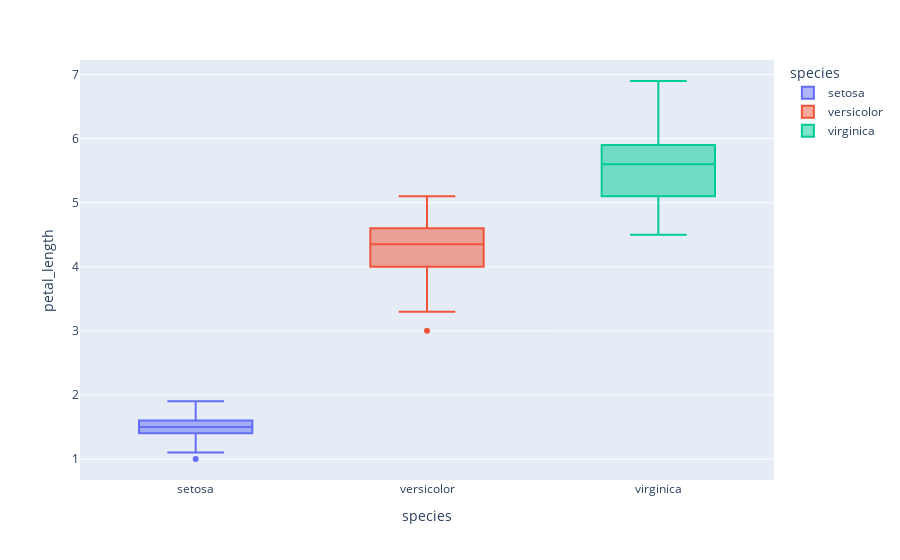

The notebook cell saved with this chart:
### Code cell
# 3. Relationship between species and petal_length using plotly
fig = px.box(df, x='species', y='petal_length', color='species')
fig.show()

### Figure 1 — Plotly figure (JSON) as saved in the notebook; plotly's stock layout.template omitted (floating-point values rounded to 4 significant figures)
{"data": [{"alignmentgroup": "True", "hovertemplate": "species=%{x}<br>petal_length=%{y}<extra></extra>", "legendgroup": "setosa", "marker": {"color": "#636efa"}, "name": "setosa", "notched": false, "offsetgroup": "setosa", "orientation": "v", "showlegend": true, "type": "box", "x": ["setosa", "setosa", "setosa", "setosa", "setosa", "setosa", "setosa", "setosa", "setosa", "setosa", "setosa", "setosa", "setosa", "setosa", "setosa", "setosa", "setosa", "setosa", "setosa", "setosa", "setosa", "setosa", "setosa", "setosa", "setosa", "setosa", "setosa", "setosa", "setosa", "setosa", "setosa", "setosa", "setosa", "setosa", "setosa", "setosa", "setosa", "setosa", "setosa", "setosa", "setosa", "setosa", "setosa", "setosa", "setosa", "setosa", "setosa", "setosa", "setosa", "setosa"], "x0": " ", "xaxis": "x", "y": [1.4, 1.4, 1.3, 1.5, 1.4, 1.7, 1.4, 1.5, 1.4, 1.5, 1.5, 1.6, 1.4, 1.1, 1.2, 1.5, 1.3, 1.4, 1.7, 1.5, 1.7, 1.5, 1.0, 1.7, 1.9, 1.6, 1.6, 1.5, 1.4, 1.6, 1.6, 1.5, 1.5, 1.4, 1.5, 1.2, 1.3, 1.4, 1.3, 1.5, 1.3, 1.3, 1.3, 1.6, 1.9, 1.4, 1.6, 1.4, 1.5, 1.4], "y0": " ", "yaxis": "y"}, {"alignmentgroup": "True", "hovertemplate": "species=%{x}<br>petal_length=%{y}<extra></extra>", "legendgroup": "versicolor", "marker": {"color": "#EF553B"}, "name": "versicolor", "notched": false, "offsetgroup": "versicolor", "orientation": "v", "showlegend": true, "type": "box", "x": ["versicolor", "versicolor", "versicolor", "versicolor", "versicolor", "versicolor", "versicolor", "versicolor", "versicolor", "versicolor", "versicolor", "versicolor", "versicolor", "versicolor", "versicolor", "versicolor", "versicolor", "versicolor", "versicolor", "versicolor", "versicolor", "versicolor", "versicolor", "versicolor", "versicolor", "versicolor", "versicolor", "versicolor", "versicolor", "versicolor", "versicolor", "versicolor", "versicolor", "versicolor", "versicolor", "versicolor", "versicolor", "versicolor", "versicolor", "versicolor", "versicolor", "versicolor", "versicolor", "versicolor", "versicolor", "versicolor", "versicolor", "versicolor", "versicolor", "versicolor"], "x0": " ", "xaxis": "x", "y": [4.7, 4.5, 4.9, 4.0, 4.6, 4.5, 4.7, 3.3, 4.6, 3.9, 3.5, 4.2, 4.0, 4.7, 3.6, 4.4, 4.5, 4.1, 4.5, 3.9, 4.8, 4.0, 4.9, 4.7, 4.3, 4.4, 4.8, 5.0, 4.5, 3.5, 3.8, 3.7, 3.9, 5.1, 4.5, 4.5, 4.7, 4.4, 4.1, 4.0, 4.4, 4.6, 4.0, 3.3, 4.2, 4.2, 4.2, 4.3, 3.0, 4.1], "y0": " ", "yaxis": "y"}, {"alignmentgroup": "True", "hovertemplate": "species=%{x}<br>petal_length=%{y}<extra></extra>", "legendgroup": "virginica", "marker": {"color": "#00cc96"}, "name": "virginica", "notched": false, "offsetgroup": "virginica", "orientation": "v", "showlegend": true, "type": "box", "x": ["virginica", "virginica", "virginica", "virginica", "virginica", "virginica", "virginica", "virginica", "virginica", "virginica", "virginica", "virginica", "virginica", "virginica", "virginica", "virginica", "virginica", "virginica", "virginica", "virginica", "virginica", "virginica", "virginica", "virginica", "virginica", "virginica", "virginica", "virginica", "virginica", "virginica", "virginica", "virginica", "virginica", "virginica", "virginica", "virginica", "virginica", "virginica", "virginica", "virginica", "virginica", "virginica", "virginica", "virginica", "virginica", "virginica", "virginica", "virginica", "virginica"], "x0": " ", "xaxis": "x", "y": [6.0, 5.1, 5.9, 5.6, 5.8, 6.6, 4.5, 6.3, 5.8, 6.1, 5.1, 5.3, 5.5, 5.0, 5.1, 5.3, 5.5, 6.7, 6.9, 5.0, 5.7, 4.9, 6.7, 4.9, 5.7, 6.0, 4.8, 4.9, 5.6, 5.8, 6.1, 6.4, 5.6, 5.1, 5.6, 6.1, 5.6, 5.5, 4.8, 5.4, 5.6, 5.1, 5.9, 5.7, 5.2, 5.0, 5.2, 5.4, 5.1], "y0": " ", "yaxis": "y"}], "layout": {"boxmode": "overlay", "legend": {"title": {"text": "species"}, "tracegroupgap": 0}, "margin": {"t": 60}, "xaxis": {"anchor": "y", "categoryarray": ["setosa", "versicolor", "virginica"], "categoryorder": "array", "domain": [0, 1], "title": {"text": "species"}}, "yaxis": {"anchor": "x", "domain": [0, 1], "title": {"text": "petal_length"}}}}
